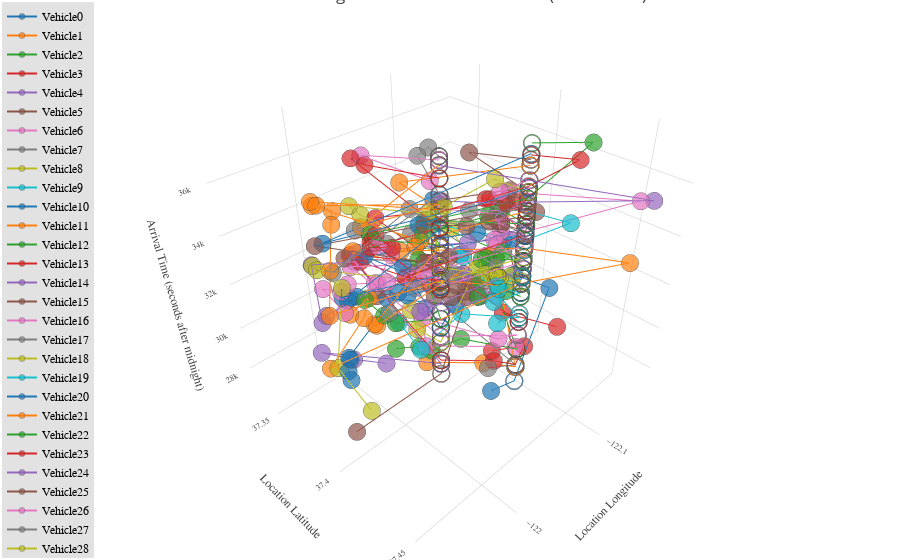

Notebook source saved alongside this figure:
### Code cell
import plotly.offline as py
import plotly.graph_objs as go
import pandas as pd

py.offline.init_notebook_mode(connected=True)

#import data

#datapath = "C:\Users\Dan Steffy\Dropbox\Research\VRPVIS\\"
datapath = "/Users/TomCreo/Desktop/"

df_ArrivalTimes = pd.read_excel(str(datapath+"Assignment30.xlsx"), sheet_name="ArrivalTimes")
df_Locations = pd.read_excel(str(datapath+"Assignment30.xlsx"), sheet_name="Locations")
df_ArrivalLoad = pd.read_excel(str(datapath+"Assignment30.xlsx"), sheet_name="ArrivalLoad")
df_Demand = pd.read_excel(str(datapath+"Assignment30.xlsx"), sheet_name="Demand")
df_Requests = pd.read_csv(str(datapath+"Google_Campus_Data_217_Shifted.csv"))

#to store requestID associated with each stop
VehRequestID = []

#to store latitude associated with each stop
VehLat = []

#to store longitudes associated with each stop
VehLong = []

#marker fill based on pickup or dropoff
VehFill = []

#hovertext RequestID
VehText = []


#create lists of lists
for v in range(30):
    VehRequestID.append([])
    VehLat.append([])
    VehLong.append([])
    VehFill.append([])
    VehText.append([])
    
#calculate request ID associated with each stop
#extract latitude/longitude from requestID
#assign marker fill: pickup = 'circle', dropoff = 'circle-open'

clist = df_Locations.columns
for v in range(30):
    for i, location in enumerate(df_Locations[clist[v]].dropna(),start=1):
        vehdemand =  df_Demand[clist[v]].dropna()[i]
        if vehdemand == 1:
            VehRequestID[v].append(location/2)
            VehLat[v].append(df_Requests.fromLatitude[location/2])
            VehLong[v].append(df_Requests.fromLongitude[location/2])
            VehFill[v].append('circle')
            VehText[v].append('Pickup RequestID '+str(int(location/2)))
        elif vehdemand == -1:
            VehRequestID[v].append((location-1)/2)
            VehLat[v].append(df_Requests.toLatitude[(location-1)/2])
            VehLong[v].append(df_Requests.toLongitude[(location-1)/2])
            VehFill[v].append('circle-open')
            VehText[v].append('Dropoff RequestID '+str(int((location-1)/2)))

    
data = []
for v in range(30):
    trace = go.Scatter3d(
        x=VehLong[v],
        y=VehLat[v],
        z=df_ArrivalTimes[clist[v]].dropna(),
        name='Vehicle' + str(v),
        mode='lines+markers',
        marker=dict(
            size=6,
            symbol=VehFill[v],
            line=dict(
                width=0.5
            ),
            opacity=0.7
        ),
        line=dict(),
        text=VehText[v]
    )
    data.append(trace)

layout = go.Layout(
    margin=dict(
        l=0,
        r=0,
        b=0,
        t=0
    ),
    legend=dict(
        x=0,
        y=0,
        traceorder='normal',
        font=dict(
            family='sans-serif',
            size=12,
            color='#000'
        ),
        bgcolor='#E2E2E2',
        bordercolor='#FFFFFF',
        borderwidth=2
    ),
    title="Route Assignments for Initial Solution (30 Vehicles)",
    scene = dict(
        xaxis = dict(
            title = 'Location Longitude',
            titlefont=dict(
                family='Arial, sans-serif',
                size=12
            ),
            tickfont=dict(
                family='Arial, sans-serif',
                size=10
            ),
        ),
        yaxis = dict(
            title = 'Location Latitude',
            titlefont=dict(
                family='Arial, sans-serif',
                size=12
            ),
            tickfont=dict(
                family='Arial, sans-serif',
                size=10
            )
        ),
        zaxis = dict(
            title = 'Arrival Time (seconds after midnight)',
            titlefont=dict(
                family='Arial, sans-serif',
                size=12
            ),
            tickfont=dict(
                family='Arial, sans-serif',
                size=10
            )
        )
    )
)

fig = go.Figure(data=data, layout=layout)
py.offline.iplot(fig)

### Figure 1 — Plotly figure (JSON) as saved in the notebook; plotly's stock layout.template omitted (floating-point values rounded to 4 significant figures)
{"data": [{"marker": {"line": {"width": 0.5}, "opacity": 0.7, "size": 6, "symbol": ["circle", "circle-open", "circle", "circle", "circle-open", "circle-open", "circle", "circle", "circle-open", "circle", "circle-open", "circle-open", "circle", "circle-open", "circle", "circle-open"]}, "mode": "lines+markers", "name": "Vehicle0", "text": ["Pickup RequestID 0", "Dropoff RequestID 0", "Pickup RequestID 102", "Pickup RequestID 109", "Dropoff RequestID 109", "Dropoff RequestID 102", "Pickup RequestID 132", "Pickup RequestID 110", "Dropoff RequestID 110", "Pickup RequestID 146", "Dropoff RequestID 132", "Dropoff RequestID 146", "Pickup RequestID 189", "Dropoff RequestID 189", "Pickup RequestID 188", "Dropoff RequestID 188"], "type": "scatter3d", "uid": "ab2fe6e3-fa4c-11e8-bb75-00264a01b5b6", "x": [-122.1, -122.1, -122.1, -122.1, -122.1, -122.1, -122.1, -122.1, -122.1, -122.1, -122.0, -122.0, -122.1, -122.0, -121.9, -122.1], "y": [37.42, 37.42, 37.43, 37.42, 37.42, 37.42, 37.4, 37.41, 37.42, 37.4, 37.4, 37.4, 37.39, 37.4, 37.4, 37.42], "z": [27010, 27329, 31709, 32127, 32314, 32314, 32786, 32912, 33458, 33843, 34400, 34400, 34858, 35322, 36013, 37027]}, {"marker": {"line": {"width": 0.5}, "opacity": 0.7, "size": 6, "symbol": ["circle", "circle", "circle-open", "circle-open", "circle", "circle", "circle", "circle", "circle-open", "circle-open", "circle-open", "circle-open", "circle", "circle-open", "circle", "circle-open"]}, "mode": "lines+markers", "name": "Vehicle1", "text": ["Pickup RequestID 2", "Pickup RequestID 1", "Dropoff RequestID 2", "Dropoff RequestID 1", "Pickup RequestID 119", "Pickup RequestID 117", "Pickup RequestID 120", "Pickup RequestID 135", "Dropoff RequestID 119", "Dropoff RequestID 135", "Dropoff RequestID 120", "Dropoff RequestID 117", "Pickup RequestID 156", "Dropoff RequestID 156", "Pickup RequestID 208", "Dropoff RequestID 208"], "type": "scatter3d", "uid": "ab2febee-fa4c-11e8-aa7f-00264a01b5b6", "x": [-122.1, -122.1, -122.1, -122.1, -122.1, -122.1, -122.0, -122.0, -122.0, -122.0, -122.0, -122.0, -122.0, -122.0, -122.0, -122.0], "y": [37.38, 37.41, 37.42, 37.42, 37.4, 37.4, 37.42, 37.41, 37.4, 37.4, 37.4, 37.4, 37.35, 37.4, 37.41, 37.4], "z": [27121, 27691, 28078, 28078, 32127, 32236, 33322, 33363, 34086, 34086, 34086, 34086, 34834, 35666, 36316, 37020]}, {"marker": {"line": {"width": 0.5}, "opacity": 0.7, "size": 6, "symbol": ["circle", "circle", "circle", "circle", "circle-open", "circle-open", "circle-open", "circle-open", "circle", "circle", "circle-open", "circle-open", "circle", "circle-open", "circle", "circle", "circle-open", "circle-open", "circle", "circle-open"]}, "mode": "lines+markers", "name": "Vehicle2", "text": ["Pickup RequestID 3", "Pickup RequestID 7", "Pickup RequestID 14", "Pickup RequestID 15", "Dropoff RequestID 14", "Dropoff RequestID 15", "Dropoff RequestID 7", "Dropoff RequestID 3", "Pickup RequestID 129", "Pickup RequestID 122", "Dropoff RequestID 129", "Dropoff RequestID 122", "Pickup RequestID 127", "Dropoff RequestID 127", "Pickup RequestID 162", "Pickup RequestID 176", "Dropoff RequestID 162", "Dropoff RequestID 176", "Pickup RequestID 201", "Dropoff RequestID 201"], "type": "scatter3d", "uid": "ab2fef87-fa4c-11e8-9810-00264a01b5b6", "x": [-122.0, -122.1, -122.1, -122.1, -122.1, -122.1, -122.1, -122.1, -122.1, -122.1, -122.1, -122.1, -122.1, -122.0, -122.0, -122.0, -122.1, -122.1, -122.2, -122.1], "y": [37.36, 37.37, 37.38, 37.39, 37.42, 37.42, 37.42, 37.42, 37.4, 37.41, 37.42, 37.42, 37.37, 37.4, 37.39, 37.39, 37.42, 37.42, 37.42, 37.42], "z": [27187, 27513, 28061, 28404, 28984, 28984, 28984, 28984, 32466, 32675, 33023, 33023, 33528, 34152, 34693, 34817, 35452, 35452, 36434, 37388]}, {"marker": {"line": {"width": 0.5}, "opacity": 0.7, "size": 6, "symbol": ["circle", "circle", "circle-open", "circle", "circle-open", "circle-open", "circle", "circle", "circle-open", "circle-open", "circle", "circle-open", "circle", "circle", "circle-open", "circle-open", "circle", "circle-open"]}, "mode": "lines+markers", "name": "Vehicle3", "text": ["Pickup RequestID 4", "Pickup RequestID 9", "Dropoff RequestID 9", "Pickup RequestID 8", "Dropoff RequestID 8", "Dropoff RequestID 4", "Pickup RequestID 92", "Pickup RequestID 96", "Dropoff RequestID 96", "Dropoff RequestID 92", "Pickup RequestID 101", "Dropoff RequestID 101", "Pickup RequestID 157", "Pickup RequestID 203", "Dropoff RequestID 157", "Dropoff RequestID 203", "Pickup RequestID 215", "Dropoff RequestID 215"], "type": "scatter3d", "uid": "ab2ff314-fa4c-11e8-9526-00264a01b5b6", "x": [-122.1, -122.1, -122.1, -122.1, -122.0, -122.0, -122.0, -122.1, -122.0, -122.0, -122.0, -122.1, -122.1, -122.1, -122.0, -122.1, -122.1, -122.1], "y": [37.4, 37.41, 37.42, 37.42, 37.4, 37.4, 37.34, 37.38, 37.4, 37.4, 37.4, 37.42, 37.4, 37.4, 37.4, 37.42, 37.43, 37.42], "z": [27213, 27588, 28200, 28481, 29123, 29123, 31516, 32181, 32744, 32744, 33267, 34074, 34538, 34676, 35376, 35895, 36427, 36986]}, {"marker": {"line": {"width": 0.5}, "opacity": 0.7, "size": 6, "symbol": ["circle", "circle", "circle", "circle-open", "circle-open", "circle-open", "circle", "circle", "circle", "circle", "circle-open", "circle-open", "circle-open", "circle-open", "circle", "circle-open", "circle", "circle-open"]}, "mode": "lines+markers", "name": "Vehicle4", "text": ["Pickup RequestID 5", "Pickup RequestID 6", "Pickup RequestID 13", "Dropoff RequestID 5", "Dropoff RequestID 13", "Dropoff RequestID 6", "Pickup RequestID 104", "Pickup RequestID 111", "Pickup RequestID 128", "Pickup RequestID 106", "Dropoff RequestID 111", "Dropoff RequestID 106", "Dropoff RequestID 128", "Dropoff RequestID 104", "Pickup RequestID 206", "Dropoff RequestID 206", "Pickup RequestID 181", "Dropoff RequestID 181"], "type": "scatter3d", "uid": "ab2ff682-fa4c-11e8-88c0-00264a01b5b6", "x": [-122.0, -122.0, -122.0, -122.0, -122.0, -122.0, -122.0, -122.0, -121.9, -121.9, -122.0, -122.0, -122.1, -122.1, -122.1, -122.1, -122.1, -122.0], "y": [37.37, 37.36, 37.35, 37.4, 37.4, 37.4, 37.35, 37.35, 37.4, 37.39, 37.4, 37.4, 37.42, 37.42, 37.42, 37.42, 37.47, 37.4], "z": [27300, 27717, 28124, 28952, 28952, 28952, 31761, 32216, 33045, 33148, 33827, 33827, 34346, 34346, 35000, 35319, 35935, 36999]}, {"marker": {"line": {"width": 0.5}, "opacity": 0.7, "size": 6, "symbol": ["circle", "circle-open", "circle", "circle", "circle", "circle-open", "circle-open", "circle-open", "circle", "circle-open", "circle", "circle-open", "circle", "circle-open"]}, "mode": "lines+markers", "name": "Vehicle5", "text": ["Pickup RequestID 10", "Dropoff RequestID 10", "Pickup RequestID 114", "Pickup RequestID 107", "Pickup RequestID 133", "Dropoff RequestID 133", "Dropoff RequestID 114", "Dropoff RequestID 107", "Pickup RequestID 123", "Dropoff RequestID 123", "Pickup RequestID 209", "Dropoff RequestID 209", "Pickup RequestID 211", "Dropoff RequestID 211"], "type": "scatter3d", "uid": "ab2ff9f3-fa4c-11e8-a6cc-00264a01b5b6", "x": [-122.0, -122.0, -122.1, -122.0, -122.0, -122.0, -122.0, -122.0, -122.0, -122.1, -122.1, -122.1, -122.1, -122.1], "y": [37.4, 37.4, 37.41, 37.39, 37.4, 37.4, 37.4, 37.4, 37.37, 37.42, 37.42, 37.42, 37.39, 37.42], "z": [27702, 28446, 32060, 32638, 33086, 33397, 33397, 33397, 34140, 35183, 35430, 35679, 36253, 36828]}, {"marker": {"line": {"width": 0.5}, "opacity": 0.7, "size": 6, "symbol": ["circle", "circle", "circle", "circle", "circle-open", "circle-open", "circle-open", "circle-open", "circle", "circle", "circle", "circle-open", "circle-open", "circle-open", "circle", "circle", "circle", "circle", "circle", "circle", "circle-open", "circle-open", "circle-open", "circle-open", "circle-open", "circle-open", "circle", "circle", "circle-open", "circle-open"]}, "mode": "lines+markers", "name": "Vehicle6", "text": ["Pickup RequestID 11", "Pickup RequestID 17", "Pickup RequestID 16", "Pickup RequestID 28", "Dropoff RequestID 28", "Dropoff RequestID 17", "Dropoff RequestID 11", "Dropoff RequestID 16", "Pickup RequestID 116", "Pickup RequestID 115", "Pickup RequestID 125", "Dropoff RequestID 115", "Dropoff RequestID 125", "Dropoff RequestID 116", "Pickup RequestID 186", "Pickup RequestID 204", "Pickup RequestID 166", "Pickup RequestID 165", "Pickup RequestID 205", "Pickup RequestID 187", "Dropoff RequestID 165", "Dropoff RequestID 204", "Dropoff RequestID 205", "Dropoff RequestID 187", "Dropoff RequestID 186", "Dropoff RequestID 166", "Pickup RequestID 214", "Pickup RequestID 216", "Dropoff RequestID 214", "Dropoff RequestID 216"], "type": "scatter3d", "uid": "ab2ffd63-fa4c-11e8-a6ae-00264a01b5b6", "x": [-122.1, -122.0, -122.1, -122.1, -122.1, -122.1, -122.0, -122.0, -122.0, -122.0, -122.1, -122.0, -122.1, -122.1, -122.1, -122.1, -122.1, -122.1, -122.1, -122.1, -122.0, -122.0, -122.0, -122.0, -122.0, -122.0, -122.0, -122.0, -122.0, -122.0], "y": [37.41, 37.39, 37.37, 37.42, 37.42, 37.42, 37.4, 37.4, 37.36, 37.39, 37.4, 37.4, 37.42, 37.42, 37.42, 37.42, 37.42, 37.42, 37.41, 37.41, 37.4, 37.4, 37.4, 37.4, 37.4, 37.4, 37.39, 37.36, 37.4, 37.4], "z": [27709, 28679, 29027, 29494, 29682, 29682, 30266, 30266, 32078, 32680, 33045, 33507, 34026, 34026, 34240, 34679, 34708, 34762, 34849, 34907, 35503, 35503, 35503, 35503, 35503, 35503, 35920, 36481, 37180, 37180]}, {"marker": {"line": {"width": 0.5}, "opacity": 0.7, "size": 6, "symbol": ["circle", "circle-open", "circle", "circle", "circle", "circle", "circle-open", "circle-open", "circle-open", "circle-open", "circle", "circle-open"]}, "mode": "lines+markers", "name": "Vehicle7", "text": ["Pickup RequestID 12", "Dropoff RequestID 12", "Pickup RequestID 131", "Pickup RequestID 139", "Pickup RequestID 137", "Pickup RequestID 130", "Dropoff RequestID 139", "Dropoff RequestID 137", "Dropoff RequestID 131", "Dropoff RequestID 130", "Pickup RequestID 170", "Dropoff RequestID 170"], "type": "scatter3d", "uid": "ab3000d4-fa4c-11e8-99ea-00264a01b5b6", "x": [-122.1, -122.1, -122.0, -122.0, -122.1, -122.1, -122.1, -122.1, -122.1, -122.1, -122.1, -122.1], "y": [37.41, 37.42, 37.34, 37.37, 37.37, 37.37, 37.42, 37.42, 37.42, 37.42, 37.4, 37.42], "z": [27892, 28182, 32474, 32951, 33223, 33541, 34095, 34095, 34095, 34095, 34524, 34995]}, {"marker": {"line": {"width": 0.5}, "opacity": 0.7, "size": 6, "symbol": ["circle", "circle", "circle-open", "circle-open", "circle", "circle", "circle", "circle-open", "circle-open", "circle-open", "circle", "circle", "circle-open", "circle-open"]}, "mode": "lines+markers", "name": "Vehicle8", "text": ["Pickup RequestID 19", "Pickup RequestID 18", "Dropoff RequestID 19", "Dropoff RequestID 18", "Pickup RequestID 126", "Pickup RequestID 124", "Pickup RequestID 121", "Dropoff RequestID 126", "Dropoff RequestID 124", "Dropoff RequestID 121", "Pickup RequestID 194", "Pickup RequestID 151", "Dropoff RequestID 194", "Dropoff RequestID 151"], "type": "scatter3d", "uid": "ab30043a-fa4c-11e8-a1f3-00264a01b5b6", "x": [-122.1, -122.0, -122.0, -122.0, -122.1, -122.1, -122.1, -122.0, -122.0, -122.0, -122.0, -122.0, -122.0, -122.0], "y": [37.36, 37.38, 37.4, 37.4, 37.4, 37.38, 37.37, 37.4, 37.4, 37.4, 37.36, 37.36, 37.4, 37.4], "z": [29012, 29548, 29996, 29996, 32396, 32949, 33209, 33773, 33773, 33773, 34397, 34532, 35287, 35287]}, {"marker": {"line": {"width": 0.5}, "opacity": 0.7, "size": 6, "symbol": ["circle", "circle", "circle", "circle-open", "circle-open", "circle-open", "circle", "circle", "circle", "circle-open", "circle-open", "circle-open", "circle", "circle-open"]}, "mode": "lines+markers", "name": "Vehicle9", "text": ["Pickup RequestID 22", "Pickup RequestID 20", "Pickup RequestID 31", "Dropoff RequestID 31", "Dropoff RequestID 22", "Dropoff RequestID 20", "Pickup RequestID 136", "Pickup RequestID 140", "Pickup RequestID 142", "Dropoff RequestID 140", "Dropoff RequestID 142", "Dropoff RequestID 136", "Pickup RequestID 155", "Dropoff RequestID 155"], "type": "scatter3d", "uid": "ab3007ab-fa4c-11e8-9de2-00264a01b5b6", "x": [-122.0, -122.0, -122.1, -122.1, -122.1, -122.1, -122.1, -122.1, -122.1, -122.1, -122.1, -122.1, -122.1, -122.1], "y": [37.37, 37.4, 37.4, 37.42, 37.42, 37.42, 37.4, 37.4, 37.38, 37.42, 37.42, 37.42, 37.43, 37.42], "z": [29172, 29635, 30147, 30508, 30508, 30508, 32596, 32861, 33301, 33841, 33841, 33841, 34397, 34985]}, {"marker": {"line": {"width": 0.5}, "opacity": 0.7, "size": 6, "symbol": ["circle", "circle", "circle", "circle-open", "circle-open", "circle-open", "circle", "circle-open", "circle", "circle", "circle", "circle-open", "circle", "circle-open", "circle-open", "circle-open"]}, "mode": "lines+markers", "name": "Vehicle10", "text": ["Pickup RequestID 23", "Pickup RequestID 21", "Pickup RequestID 25", "Dropoff RequestID 25", "Dropoff RequestID 23", "Dropoff RequestID 21", "Pickup RequestID 134", "Dropoff RequestID 134", "Pickup RequestID 138", "Pickup RequestID 141", "Pickup RequestID 150", "Dropoff RequestID 138", "Pickup RequestID 173", "Dropoff RequestID 173", "Dropoff RequestID 150", "Dropoff RequestID 141"], "type": "scatter3d", "uid": "ab300b23-fa4c-11e8-b2f2-00264a01b5b6", "x": [-122.0, -122.0, -122.1, -122.0, -122.0, -122.0, -122.0, -122.0, -122.0, -122.0, -122.0, -122.0, -122.0, -122.1, -122.1, -122.1], "y": [37.34, 37.36, 37.39, 37.4, 37.4, 37.4, 37.38, 37.4, 37.4, 37.4, 37.4, 37.4, 37.4, 37.42, 37.42, 37.42], "z": [29319, 29745, 30192, 30676, 30676, 30676, 32543, 32937, 33627, 33817, 33908, 34737, 35107, 35839, 35839, 35839]}, {"marker": {"line": {"width": 0.5}, "opacity": 0.7, "size": 6, "symbol": ["circle", "circle", "circle", "circle", "circle-open", "circle-open", "circle-open", "circle-open", "circle", "circle-open", "circle", "circle", "circle", "circle-open", "circle-open", "circle-open"]}, "mode": "lines+markers", "name": "Vehicle11", "text": ["Pickup RequestID 26", "Pickup RequestID 38", "Pickup RequestID 37", "Pickup RequestID 24", "Dropoff RequestID 38", "Dropoff RequestID 37", "Dropoff RequestID 26", "Dropoff RequestID 24", "Pickup RequestID 152", "Dropoff RequestID 152", "Pickup RequestID 154", "Pickup RequestID 179", "Pickup RequestID 174", "Dropoff RequestID 179", "Dropoff RequestID 154", "Dropoff RequestID 174"], "type": "scatter3d", "uid": "ab300e94-fa4c-11e8-81b8-00264a01b5b6", "x": [-122.0, -122.0, -122.0, -121.9, -122.1, -122.1, -122.1, -122.1, -122.1, -122.1, -122.0, -122.0, -122.0, -122.1, -122.1, -122.1], "y": [37.35, 37.35, 37.37, 37.4, 37.42, 37.42, 37.42, 37.42, 37.46, 37.42, 37.39, 37.4, 37.4, 37.42, 37.42, 37.42], "z": [29384, 29941, 30429, 31135, 32052, 32052, 32052, 32052, 33050, 33538, 34008, 34255, 34375, 34984, 34984, 34984]}, {"marker": {"line": {"width": 0.5}, "opacity": 0.7, "size": 6, "symbol": ["circle", "circle", "circle", "circle-open", "circle-open", "circle-open", "circle", "circle", "circle", "circle", "circle-open", "circle-open", "circle-open", "circle-open"]}, "mode": "lines+markers", "name": "Vehicle12", "text": ["Pickup RequestID 33", "Pickup RequestID 29", "Pickup RequestID 27", "Dropoff RequestID 33", "Dropoff RequestID 27", "Dropoff RequestID 29", "Pickup RequestID 143", "Pickup RequestID 144", "Pickup RequestID 149", "Pickup RequestID 148", "Dropoff RequestID 149", "Dropoff RequestID 144", "Dropoff RequestID 143", "Dropoff RequestID 148"], "type": "scatter3d", "uid": "ab3011fa-fa4c-11e8-96a9-00264a01b5b6", "x": [-122.0, -122.0, -122.0, -122.0, -122.0, -122.0, -122.0, -122.1, -122.1, -122.1, -122.1, -122.1, -122.1, -122.0], "y": [37.35, 37.37, 37.38, 37.4, 37.4, 37.4, 37.39, 37.38, 37.4, 37.4, 37.42, 37.42, 37.42, 37.4], "z": [29780, 30282, 30503, 31080, 31080, 31080, 32788, 33207, 33764, 33940, 34491, 34491, 34491, 35075]}, {"marker": {"line": {"width": 0.5}, "opacity": 0.7, "size": 6, "symbol": ["circle", "circle", "circle-open", "circle-open", "circle", "circle", "circle", "circle-open", "circle-open", "circle-open"]}, "mode": "lines+markers", "name": "Vehicle13", "text": ["Pickup RequestID 30", "Pickup RequestID 34", "Dropoff RequestID 34", "Dropoff RequestID 30", "Pickup RequestID 161", "Pickup RequestID 160", "Pickup RequestID 197", "Dropoff RequestID 197", "Dropoff RequestID 161", "Dropoff RequestID 160"], "type": "scatter3d", "uid": "ab301568-fa4c-11e8-bb02-00264a01b5b6", "x": [-122.1, -122.1, -122.1, -122.1, -122.0, -122.1, -122.1, -122.1, -122.1, -122.1], "y": [37.43, 37.41, 37.42, 37.42, 37.35, 37.4, 37.41, 37.42, 37.42, 37.42], "z": [29532, 30061, 30315, 30315, 33388, 34251, 34597, 34998, 34998, 34998]}, {"marker": {"line": {"width": 0.5}, "opacity": 0.7, "size": 6, "symbol": ["circle", "circle", "circle", "circle", "circle-open", "circle-open", "circle-open", "circle-open", "circle", "circle", "circle-open", "circle-open", "circle", "circle-open"]}, "mode": "lines+markers", "name": "Vehicle14", "text": ["Pickup RequestID 32", "Pickup RequestID 35", "Pickup RequestID 36", "Pickup RequestID 45", "Dropoff RequestID 32", "Dropoff RequestID 45", "Dropoff RequestID 35", "Dropoff RequestID 36", "Pickup RequestID 147", "Pickup RequestID 145", "Dropoff RequestID 147", "Dropoff RequestID 145", "Pickup RequestID 164", "Dropoff RequestID 164"], "type": "scatter3d", "uid": "ab3018d9-fa4c-11e8-baf5-00264a01b5b6", "x": [-122.1, -122.1, -122.1, -122.1, -122.0, -122.0, -122.0, -122.0, -122.0, -122.1, -122.0, -122.0, -122.1, -122.1], "y": [37.38, 37.4, 37.4, 37.41, 37.4, 37.4, 37.4, 37.4, 37.36, 37.4, 37.4, 37.4, 37.38, 37.42], "z": [29779, 30313, 30386, 30722, 31408, 31408, 31408, 31408, 32909, 33696, 34162, 34162, 34620, 35224]}, {"marker": {"line": {"width": 0.5}, "opacity": 0.7, "size": 6, "symbol": ["circle", "circle", "circle", "circle", "circle", "circle-open", "circle-open", "circle-open", "circle-open", "circle-open", "circle", "circle", "circle-open", "circle-open", "circle", "circle", "circle-open", "circle-open"]}, "mode": "lines+markers", "name": "Vehicle15", "text": ["Pickup RequestID 42", "Pickup RequestID 55", "Pickup RequestID 39", "Pickup RequestID 41", "Pickup RequestID 62", "Dropoff RequestID 62", "Dropoff RequestID 55", "Dropoff RequestID 41", "Dropoff RequestID 42", "Dropoff RequestID 39", "Pickup RequestID 180", "Pickup RequestID 171", "Dropoff RequestID 180", "Dropoff RequestID 171", "Pickup RequestID 172", "Pickup RequestID 182", "Dropoff RequestID 172", "Dropoff RequestID 182"], "type": "scatter3d", "uid": "ab301c4a-fa4c-11e8-99fb-00264a01b5b6", "x": [-122.1, -122.1, -122.1, -122.1, -122.1, -122.1, -122.1, -122.1, -122.1, -122.1, -122.1, -122.1, -122.1, -122.1, -122.1, -122.1, -122.0, -122.0], "y": [37.38, 37.39, 37.4, 37.4, 37.39, 37.42, 37.42, 37.42, 37.42, 37.42, 37.41, 37.41, 37.42, 37.42, 37.42, 37.4, 37.4, 37.4], "z": [30335, 30715, 30895, 31134, 31315, 31652, 31652, 31652, 31652, 31652, 33833, 33885, 34214, 34214, 34551, 34935, 35801, 35801]}, {"marker": {"line": {"width": 0.5}, "opacity": 0.7, "size": 6, "symbol": ["circle", "circle", "circle", "circle", "circle", "circle", "circle", "circle", "circle-open", "circle-open", "circle-open", "circle-open", "circle-open", "circle-open", "circle-open", "circle-open", "circle", "circle", "circle-open", "circle-open", "circle", "circle", "circle-open", "circle-open"]}, "mode": "lines+markers", "name": "Vehicle16", "text": ["Pickup RequestID 40", "Pickup RequestID 50", "Pickup RequestID 56", "Pickup RequestID 69", "Pickup RequestID 58", "Pickup RequestID 54", "Pickup RequestID 52", "Pickup RequestID 118", "Dropoff RequestID 56", "Dropoff RequestID 54", "Dropoff RequestID 40", "Dropoff RequestID 50", "Dropoff RequestID 52", "Dropoff RequestID 69", "Dropoff RequestID 58", "Dropoff RequestID 118", "Pickup RequestID 178", "Pickup RequestID 177", "Dropoff RequestID 178", "Dropoff RequestID 177", "Pickup RequestID 193", "Pickup RequestID 207", "Dropoff RequestID 207", "Dropoff RequestID 193"], "type": "scatter3d", "uid": "ab301fa6-fa4c-11e8-ace9-00264a01b5b6", "x": [-122.0, -122.0, -122.0, -122.0, -122.0, -122.0, -122.1, -122.0, -122.0, -122.0, -122.0, -122.0, -122.0, -122.1, -122.1, -122.1, -122.1, -122.1, -122.1, -122.1, -122.2, -122.1, -122.1, -122.1], "y": [37.36, 37.34, 37.35, 37.35, 37.36, 37.37, 37.36, 37.39, 37.4, 37.4, 37.4, 37.4, 37.4, 37.42, 37.42, 37.42, 37.42, 37.41, 37.42, 37.42, 37.45, 37.42, 37.42, 37.42], "z": [30270, 30606, 30977, 31122, 31328, 31335, 31708, 32161, 32464, 32464, 32464, 32464, 32464, 32983, 32983, 32983, 33793, 33910, 34190, 34190, 34889, 35788, 36114, 36114]}, {"marker": {"line": {"width": 0.5}, "opacity": 0.7, "size": 6, "symbol": ["circle", "circle", "circle", "circle", "circle-open", "circle-open", "circle-open", "circle-open", "circle", "circle", "circle-open", "circle-open", "circle", "circle", "circle-open", "circle-open"]}, "mode": "lines+markers", "name": "Vehicle17", "text": ["Pickup RequestID 43", "Pickup RequestID 48", "Pickup RequestID 53", "Pickup RequestID 93", "Dropoff RequestID 93", "Dropoff RequestID 43", "Dropoff RequestID 53", "Dropoff RequestID 48", "Pickup RequestID 199", "Pickup RequestID 196", "Dropoff RequestID 199", "Dropoff RequestID 196", "Pickup RequestID 212", "Pickup RequestID 213", "Dropoff RequestID 212", "Dropoff RequestID 213"], "type": "scatter3d", "uid": "ab30231e-fa4c-11e8-81e0-00264a01b5b6", "x": [-122.0, -122.1, -122.1, -122.1, -122.1, -122.1, -122.1, -122.1, -122.0, -121.9, -122.0, -122.0, -122.0, -122.1, -122.0, -122.0], "y": [37.38, 37.4, 37.4, 37.4, 37.42, 37.42, 37.42, 37.42, 37.38, 37.41, 37.4, 37.4, 37.38, 37.38, 37.4, 37.4], "z": [30393, 31208, 31408, 31538, 32046, 32046, 32046, 32046, 34368, 35317, 36013, 36013, 36546, 36746, 37307, 37307]}, {"marker": {"line": {"width": 0.5}, "opacity": 0.7, "size": 6, "symbol": ["circle", "circle", "circle", "circle", "circle", "circle-open", "circle-open", "circle-open", "circle-open", "circle-open"]}, "mode": "lines+markers", "name": "Vehicle18", "text": ["Pickup RequestID 44", "Pickup RequestID 51", "Pickup RequestID 60", "Pickup RequestID 85", "Pickup RequestID 65", "Dropoff RequestID 85", "Dropoff RequestID 65", "Dropoff RequestID 60", "Dropoff RequestID 51", "Dropoff RequestID 44"], "type": "scatter3d", "uid": "ab30268f-fa4c-11e8-a53e-00264a01b5b6", "x": [-121.9, -122.0, -122.0, -122.0, -122.0, -122.0, -122.0, -122.1, -122.1, -122.1], "y": [37.42, 37.39, 37.36, 37.34, 37.35, 37.4, 37.4, 37.42, 37.42, 37.42], "z": [30395, 30859, 31544, 31755, 31905, 32639, 32639, 33158, 33158, 33158]}, {"marker": {"line": {"width": 0.5}, "opacity": 0.7, "size": 6, "symbol": ["circle", "circle-open"]}, "mode": "lines+markers", "name": "Vehicle19", "text": ["Pickup RequestID 46", "Dropoff RequestID 46"], "type": "scatter3d", "uid": "ab302a00-fa4c-11e8-ae11-00264a01b5b6", "x": [-122.1, -122.1], "y": [37.42, 37.42], "z": [30438, 30695]}, {"marker": {"line": {"width": 0.5}, "opacity": 0.7, "size": 6, "symbol": ["circle", "circle", "circle", "circle", "circle", "circle", "circle-open", "circle-open", "circle-open", "circle-open", "circle-open", "circle", "circle-open", "circle-open"]}, "mode": "lines+markers", "name": "Vehicle20", "text": ["Pickup RequestID 47", "Pickup RequestID 49", "Pickup RequestID 76", "Pickup RequestID 66", "Pickup RequestID 83", "Pickup RequestID 112", "Dropoff RequestID 112", "Dropoff RequestID 49", "Dropoff RequestID 47", "Dropoff RequestID 83", "Dropoff RequestID 66", "Pickup RequestID 90", "Dropoff RequestID 90", "Dropoff RequestID 76"], "type": "scatter3d", "uid": "ab302d63-fa4c-11e8-bc6d-00264a01b5b6", "x": [-122.0, -122.0, -122.0, -122.0, -122.0, -122.0, -122.0, -122.0, -122.0, -122.0, -122.0, -122.0, -122.1, -122.1], "y": [37.4, 37.4, 37.4, 37.4, 37.39, 37.39, 37.4, 37.4, 37.4, 37.4, 37.4, 37.37, 37.42, 37.42], "z": [30443, 30609, 31132, 31164, 31855, 32029, 32460, 32460, 32460, 32460, 32460, 33146, 34036, 34036]}, {"marker": {"line": {"width": 0.5}, "opacity": 0.7, "size": 6, "symbol": ["circle", "circle", "circle", "circle-open", "circle-open", "circle-open", "circle", "circle", "circle", "circle", "circle", "circle-open", "circle-open", "circle-open", "circle-open", "circle", "circle-open", "circle-open"]}, "mode": "lines+markers", "name": "Vehicle21", "text": ["Pickup RequestID 68", "Pickup RequestID 57", "Pickup RequestID 63", "Dropoff RequestID 68", "Dropoff RequestID 63", "Dropoff RequestID 57", "Pickup RequestID 158", "Pickup RequestID 192", "Pickup RequestID 185", "Pickup RequestID 159", "Pickup RequestID 163", "Dropoff RequestID 192", "Dropoff RequestID 163", "Dropoff RequestID 159", "Dropoff RequestID 158", "Pickup RequestID 210", "Dropoff RequestID 210", "Dropoff RequestID 185"], "type": "scatter3d", "uid": "ab3030e1-fa4c-11e8-8c18-00264a01b5b6", "x": [-122.0, -122.0, -122.1, -122.0, -122.0, -122.0, -121.9, -122.0, -122.0, -122.0, -122.0, -122.0, -122.0, -122.0, -122.0, -122.0, -122.1, -122.1], "y": [37.34, 37.34, 37.42, 37.4, 37.4, 37.4, 37.4, 37.36, 37.35, 37.35, 37.35, 37.4, 37.4, 37.4, 37.4, 37.38, 37.42, 37.42], "z": [30951, 31331, 32106, 32721, 32721, 32721, 33458, 34216, 34377, 34593, 34740, 35470, 35470, 35470, 35470, 35913, 36627, 36627]}, {"marker": {"line": {"width": 0.5}, "opacity": 0.7, "size": 6, "symbol": ["circle", "circle", "circle-open", "circle-open", "circle", "circle", "circle", "circle-open", "circle-open", "circle-open"]}, "mode": "lines+markers", "name": "Vehicle22", "text": ["Pickup RequestID 67", "Pickup RequestID 59", "Dropoff RequestID 67", "Dropoff RequestID 59", "Pickup RequestID 100", "Pickup RequestID 94", "Pickup RequestID 98", "Dropoff RequestID 100", "Dropoff RequestID 94", "Dropoff RequestID 98"], "type": "scatter3d", "uid": "ab303447-fa4c-11e8-8c71-00264a01b5b6", "x": [-122.1, -122.1, -122.1, -122.1, -122.1, -122.1, -122.1, -122.1, -122.1, -122.1], "y": [37.4, 37.41, 37.42, 37.42, 37.4, 37.4, 37.4, 37.42, 37.42, 37.42], "z": [30938, 31247, 31483, 31483, 31793, 32118, 32404, 32986, 32986, 32986]}, {"marker": {"line": {"width": 0.5}, "opacity": 0.7, "size": 6, "symbol": ["circle", "circle", "circle-open", "circle-open", "circle", "circle", "circle", "circle", "circle-open", "circle-open", "circle-open", "circle-open", "circle", "circle", "circle-open", "circle-open"]}, "mode": "lines+markers", "name": "Vehicle23", "text": ["Pickup RequestID 70", "Pickup RequestID 61", "Dropoff RequestID 70", "Dropoff RequestID 61", "Pickup RequestID 168", "Pickup RequestID 167", "Pickup RequestID 169", "Pickup RequestID 183", "Dropoff RequestID 183", "Dropoff RequestID 169", "Dropoff RequestID 167", "Dropoff RequestID 168", "Pickup RequestID 195", "Pickup RequestID 202", "Dropoff RequestID 195", "Dropoff RequestID 202"], "type": "scatter3d", "uid": "ab3037b5-fa4c-11e8-b47e-00264a01b5b6", "x": [-122.0, -122.0, -122.0, -122.0, -122.0, -122.0, -122.0, -122.0, -122.0, -122.0, -122.0, -122.0, -122.0, -122.0, -122.0, -122.0], "y": [37.34, 37.39, 37.4, 37.4, 37.37, 37.37, 37.39, 37.39, 37.4, 37.4, 37.4, 37.4, 37.34, 37.36, 37.4, 37.4], "z": [30994, 31817, 32354, 32354, 33546, 33730, 34096, 34371, 34811, 34811, 34811, 34811, 35586, 35913, 36573, 36573]}, {"marker": {"line": {"width": 0.5}, "opacity": 0.7, "size": 6, "symbol": ["circle", "circle", "circle", "circle-open", "circle-open", "circle-open"]}, "mode": "lines+markers", "name": "Vehicle24", "text": ["Pickup RequestID 80", "Pickup RequestID 73", "Pickup RequestID 64", "Dropoff RequestID 80", "Dropoff RequestID 64", "Dropoff RequestID 73"], "type": "scatter3d", "uid": "ab303b26-fa4c-11e8-ab7b-00264a01b5b6", "x": [-122.1, -122.1, -122.0, -122.1, -122.1, -122.1], "y": [37.39, 37.39, 37.41, 37.42, 37.42, 37.42], "z": [31253, 31524, 32041, 32694, 32694, 32694]}, {"marker": {"line": {"width": 0.5}, "opacity": 0.7, "size": 6, "symbol": ["circle", "circle", "circle", "circle", "circle-open", "circle-open", "circle-open", "circle-open", "circle", "circle", "circle", "circle-open", "circle-open", "circle-open"]}, "mode": "lines+markers", "name": "Vehicle25", "text": ["Pickup RequestID 74", "Pickup RequestID 71", "Pickup RequestID 75", "Pickup RequestID 72", "Dropoff RequestID 75", "Dropoff RequestID 74", "Dropoff RequestID 72", "Dropoff RequestID 71", "Pickup RequestID 175", "Pickup RequestID 184", "Pickup RequestID 190", "Dropoff RequestID 190", "Dropoff RequestID 175", "Dropoff RequestID 184"], "type": "scatter3d", "uid": "ab303e8c-fa4c-11e8-a444-00264a01b5b6", "x": [-122.0, -122.1, -122.1, -122.1, -122.0, -122.0, -122.0, -122.0, -122.1, -122.1, -122.1, -122.1, -122.1, -122.1], "y": [37.33, 37.37, 37.38, 37.38, 37.4, 37.4, 37.4, 37.4, 37.38, 37.4, 37.41, 37.42, 37.42, 37.42], "z": [31070, 31614, 31828, 32087, 32684, 32684, 32684, 32684, 33730, 34213, 34507, 34768, 34768, 34768]}, {"marker": {"line": {"width": 0.5}, "opacity": 0.7, "size": 6, "symbol": ["circle", "circle", "circle", "circle-open", "circle-open", "circle", "circle-open", "circle-open"]}, "mode": "lines+markers", "name": "Vehicle26", "text": ["Pickup RequestID 77", "Pickup RequestID 79", "Pickup RequestID 91", "Dropoff RequestID 79", "Dropoff RequestID 77", "Pickup RequestID 153", "Dropoff RequestID 153", "Dropoff RequestID 91"], "type": "scatter3d", "uid": "ab3041fd-fa4c-11e8-af5b-00264a01b5b6", "x": [-122.1, -122.0, -122.0, -122.0, -122.0, -122.0, -122.1, -122.1], "y": [37.34, 37.38, 37.38, 37.4, 37.4, 37.4, 37.42, 37.42], "z": [31195, 31928, 32295, 32812, 32812, 33051, 33620, 33620]}, {"marker": {"line": {"width": 0.5}, "opacity": 0.7, "size": 6, "symbol": ["circle", "circle", "circle", "circle-open", "circle-open", "circle-open"]}, "mode": "lines+markers", "name": "Vehicle27", "text": ["Pickup RequestID 87", "Pickup RequestID 105", "Pickup RequestID 78", "Dropoff RequestID 105", "Dropoff RequestID 87", "Dropoff RequestID 78"], "type": "scatter3d", "uid": "ab30456b-fa4c-11e8-96c5-00264a01b5b6", "x": [-122.0, -122.1, -122.1, -122.1, -122.1, -122.1], "y": [37.38, 37.39, 37.39, 37.42, 37.42, 37.42], "z": [31443, 31784, 31940, 32402, 32402, 32402]}, {"marker": {"line": {"width": 0.5}, "opacity": 0.7, "size": 6, "symbol": ["circle", "circle", "circle", "circle-open", "circle", "circle", "circle", "circle", "circle", "circle-open", "circle-open", "circle-open", "circle-open", "circle-open", "circle-open", "circle-open", "circle", "circle", "circle", "circle-open", "circle-open", "circle-open"]}, "mode": "lines+markers", "name": "Vehicle28", "text": ["Pickup RequestID 82", "Pickup RequestID 89", "Pickup RequestID 103", "Dropoff RequestID 89", "Pickup RequestID 97", "Pickup RequestID 88", "Pickup RequestID 99", "Pickup RequestID 81", "Pickup RequestID 86", "Dropoff RequestID 103", "Dropoff RequestID 97", "Dropoff RequestID 88", "Dropoff RequestID 99", "Dropoff RequestID 86", "Dropoff RequestID 82", "Dropoff RequestID 81", "Pickup RequestID 198", "Pickup RequestID 191", "Pickup RequestID 200", "Dropoff RequestID 200", "Dropoff RequestID 198", "Dropoff RequestID 191"], "type": "scatter3d", "uid": "ab3048d1-fa4c-11e8-a62a-00264a01b5b6", "x": [-122.1, -122.1, -122.1, -122.1, -122.1, -122.1, -122.1, -122.1, -122.1, -122.0, -122.0, -122.0, -122.0, -122.0, -122.0, -122.0, -122.1, -122.1, -122.1, -122.1, -122.1, -122.1], "y": [37.4, 37.4, 37.41, 37.42, 37.42, 37.42, 37.42, 37.42, 37.42, 37.4, 37.4, 37.4, 37.4, 37.4, 37.4, 37.4, 37.38, 37.39, 37.4, 37.42, 37.42, 37.42], "z": [31283, 31609, 31886, 32138, 32397, 32489, 32516, 32583, 32594, 33265, 33265, 33265, 33265, 33265, 33265, 33265, 34297, 34747, 35254, 35693, 35693, 35693]}, {"marker": {"line": {"width": 0.5}, "opacity": 0.7, "size": 6, "symbol": ["circle", "circle-open", "circle", "circle", "circle-open", "circle-open"]}, "mode": "lines+markers", "name": "Vehicle29", "text": ["Pickup RequestID 84", "Dropoff RequestID 84", "Pickup RequestID 95", "Pickup RequestID 113", "Dropoff RequestID 95", "Dropoff RequestID 113"], "type": "scatter3d", "uid": "ab304c4c-fa4c-11e8-aeb6-00264a01b5b6", "x": [-122.1, -122.1, -122.1, -122.1, -122.1, -122.1], "y": [37.41, 37.42, 37.42, 37.42, 37.42, 37.42], "z": [31319, 31638, 31909, 32033, 32351, 32351]}], "layout": {"legend": {"bgcolor": "#E2E2E2", "bordercolor": "#FFFFFF", "borderwidth": 2, "font": {"color": "#000", "family": "sans-serif", "size": 12}, "traceorder": "normal", "x": 0, "y": 0}, "margin": {"b": 0, "l": 0, "r": 0, "t": 0}, "scene": {"xaxis": {"tickfont": {"family": "Arial, sans-serif", "size": 10}, "title": "Location Longitude", "titlefont": {"family": "Arial, sans-serif", "size": 12}}, "yaxis": {"tickfont": {"family": "Arial, sans-serif", "size": 10}, "title": "Location Latitude", "titlefont": {"family": "Arial, sans-serif", "size": 12}}, "zaxis": {"tickfont": {"family": "Arial, sans-serif", "size": 10}, "title": "Arrival Time (seconds after midnight)", "titlefont": {"family": "Arial, sans-serif", "size": 12}}}, "title": "Route Assignments for Initial Solution (30 Vehicles)"}}
